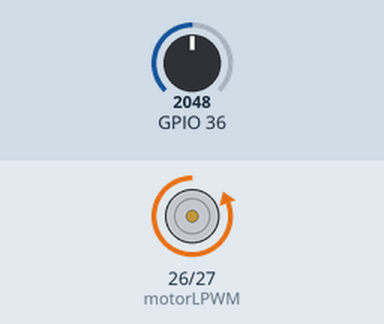
Bench run of a sketch on a simulated ESP32. Parts: motor-driver pin pairs drawn as motors (green arrow = first pin HIGH = forward, orange = second pin HIGH = backward, longer = more drive, scaled by the enable pin). The inputs (shaded band) are chosen by the test bench; at power-on: GPIO 36 = 2048. What the sketch prints to the serial monitor is not drawn.

Above: at 2.2 s.
2.3 s: GPIO 36 set to 0
At 2.6 s:
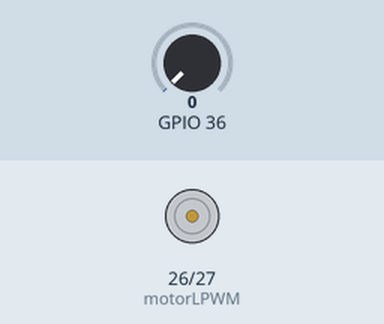
3.8 s: GPIO 36 set to 491
At 4.9 s:
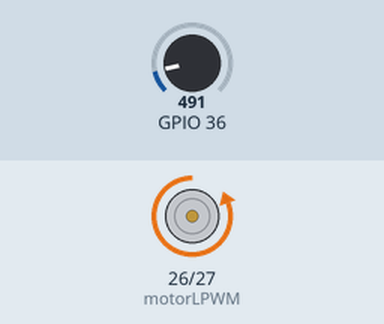
Timing chart, 0 to 6.8 s (numbered marks = the images above; inputs shaded):
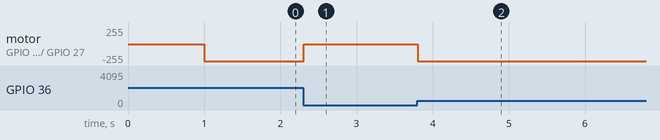

The sketch:

dong_co_mot_chieu.ino
```cpp
int motorLPWM = 26;
int motorRPWM = 27;
int enablePin = 14;
// thiet lap cac tham so cua PWM
const int freq = 5000;
const int pwmChannel = 0;
const int resolution = 8;
void setup() {
 pinMode(motorLPWM, OUTPUT);
// thiết lập các chân là OUTPUT
 pinMode(motorRPWM, OUTPUT);
 pinMode(enablePin, OUTPUT);

// Cấu hình chức năng chân phát xung PWM
 ledcSetup(pwmChannel, freq, resolution);

// gán kênh PWM cho chân được chọn để phát xung
 ledcAttachPin(enablePin, pwmChannel);
 Serial.begin(115200);

// kiểm tra trên terminal
 Serial.print("Testing DC Motor...");
delay(1000);
}
void loop() {
 int Pulse_Width;
 int data=analogRead(A0);
 Pulse_Width = map(data,0,4095,0,4095);

 Serial.println("Dong co quay thuan");
 Serial.print("PWM_Width= ");
 Serial.println(Pulse_Width);
 digitalWrite(motorLPWM, LOW);
 digitalWrite(motorRPWM, HIGH);
 ledcWrite(pwmChannel, Pulse_Width);
 }
```

Measured:
- after the input at 2.3 s, motor on GPIO 26 (motorLPWM) / GPIO 27 (motorRPWM): backward 255/255 → stopped at once
- after the input at 3.8 s, motor on GPIO 26 (motorLPWM) / GPIO 27 (motorRPWM): stopped → backward 255/255 at once
